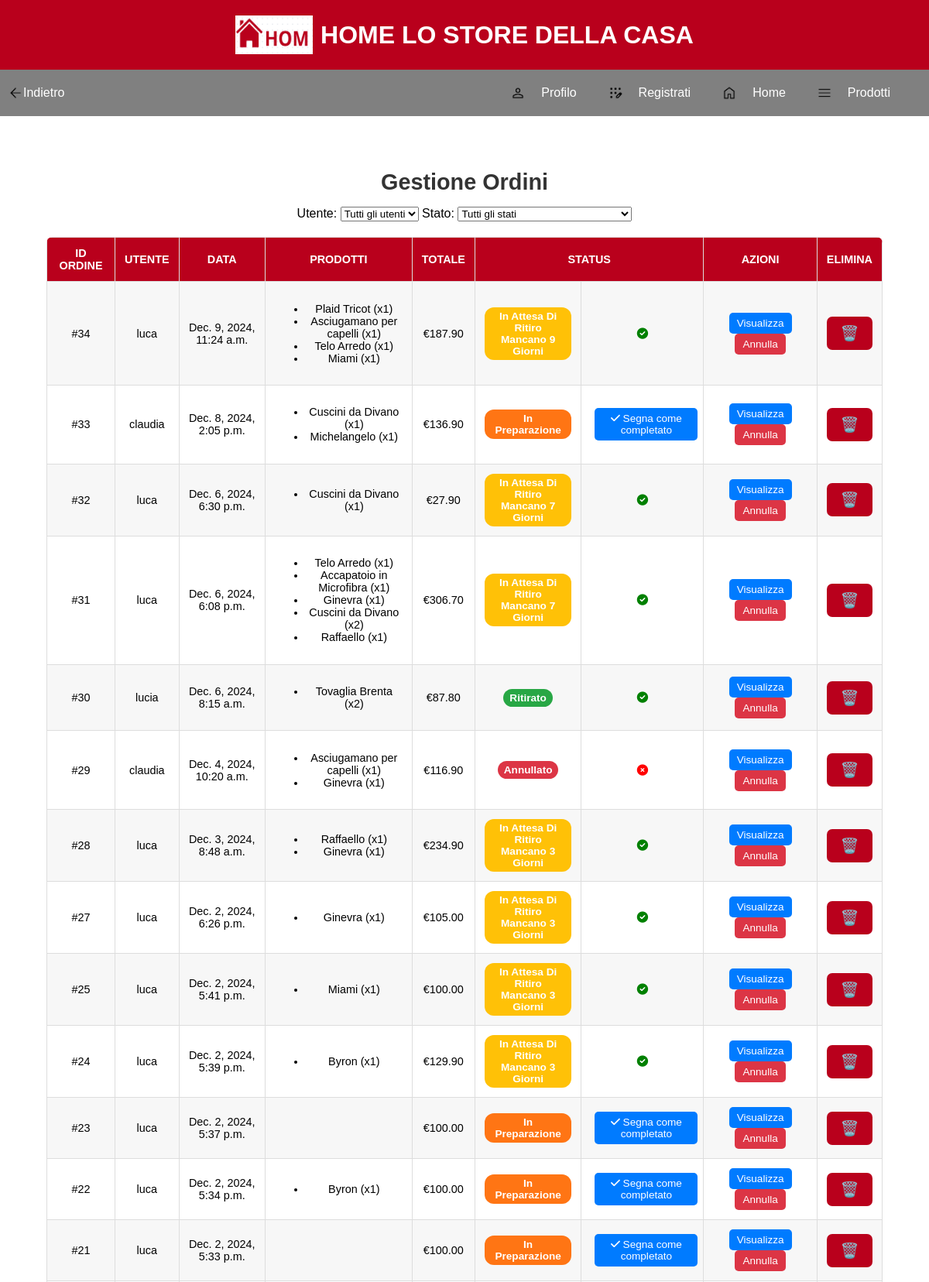
Screenshot of /orders/ (upper part) with the database file from the repository.
### homestore/models.py (models this page shows, shortened)
class Order(models.Model):
    STATUS_CHOICES = [
        ('pending', 'In attesa'),
        ('completed', 'Ritirato'),
        ('cancelled', 'Annullato')
    ]
    user = models.ForeignKey(User, on_delete=models.CASCADE)
    created_at = models.DateTimeField(auto_now_add=True)
    cart_items = models.ManyToManyField(CartItem)
    status = models.CharField(max_length=10, choices=STATUS_CHOICES, default='pending')
    total = models.DecimalField(max_digits=10, decimal_places=2, default=0.0)
    ready_for_pickup = models.BooleanField(default=False)
    def days_left_for_pickup(self):
        deadline = self.created_at + timedelta(days=10)
        remaining_days = (deadline - timezone.now()).days
        return max(remaining_days, 0)

class OrderItem(models.Model):
    order = models.ForeignKey(Order, related_name='items', on_delete=models.CASCADE)
    product = models.ForeignKey('Product', on_delete=models.CASCADE)
    quantity = models.PositiveIntegerField(default=1)
    color = models.CharField(max_length=7, blank=True, null=True)

class Product(models.Model):
    categoria = models.CharField(max_length=200)
    nome = models.CharField(max_length=200)
    descrizione = models.TextField()
    immagine = models.ImageField(upload_to='media/', blank=True, null=True)
    prezzo = models.DecimalField(max_digits=10, decimal_places=2)
    stock = models.PositiveIntegerField(default=0)
    available = models.BooleanField(default=True)
    created = models.DateTimeField(auto_now_add=True)
    updated = models.DateTimeField(auto_now=True)
    sold_count = models.PositiveIntegerField(default=0)
    colori = models.ManyToManyField(Color, blank=True)

### homestore/views.py (the view)
# urls.py: path('orders/', manage_orders, name='manage_orders'),
def manage_orders(request):
    selected_user = request.GET.get('user', '')
    selected_status = request.GET.get('status', None)
    users = User.objects.all()
    orders = Order.objects.all().order_by('-created_at')
    if selected_user:
        orders = orders.filter(user_id=selected_user)
    if selected_status:
        orders = orders.filter(status=selected_status)
    context = {
        'orders': orders,
        'users': users,
        'selected_user': selected_user,
        'selected_status': selected_status,
        'show_back_button': True,
        'back_url': '/dashboard/',
    }
    return render(request, 'homestore/manage_orders.html', context)

### homestore/templates/homestore/manage_orders.html (shortened to what this page needs)
{% extends 'homestore/nav.html' %}
{% load static %}
{% block content %}
{% include 'homestore/popUp.html' %}
<div class="orders-admin-container">
  <h1>Gestione Ordini</h1>
  <div class="filters-container">
    <form method="get" class="filters">
        <label for="user">Utente:</label>
        <select name="user" id="user" onchange="this.form.submit()">
            <option value="">Tutti gli utenti</option>
        </select>
        <label for="status">Stato:</label>
        <select name="status" id="status" onchange="this.form.submit()">
            <option value="">Tutti gli stati</option>
        </select>
    </form>
</div>
  {% if orders %}
    <table class="orders-admin-table">
      <thead>
        <tr>
          <th>ID Ordine</th>
          <th>Utente</th>
          <th>Data</th>
          <th>Prodotti</th>
          <th>Totale</th>
          <th colspan="2">Status</th>
          <th>Azioni</th>
          <th>Elimina</th>
        </tr>
      </thead>
      <tbody>
        {% for order in orders %}
          <tr>
            <td>#{{ order.id }}</td>
            <td>{{ order.user.username }}</td>
            <td>{{ order.created_at }}</td>
            <td>
              <ul>
                {% for item in order.items.all %}
                  <li>{{ item.product.nome }} (x{{ item.quantity }})</li>
                {% endfor %}
              </ul>
            </td>
            <td>€{{ order.total }}</td>
            <td id="status-cell-{{ order.id }}">
              <span class="status-indicator
              {% if order.status == 'pending' and not order.ready_for_pickup %}preparing{% endif %}
              {% if order.status == 'pending' and order.ready_for_pickup %}ready{% endif %}
              {% if order.status == 'completed' %}completed{% endif %}
              {% if order.status == 'cancelled' %}cancelled{% endif %}
              ">
                {% if order.status == 'pending' %}
                    {% if not order.ready_for_pickup %}
                        <strong style="color: white;">In preparazione</strong>
                    {% else %}
                        <strong>In attesa di ritiro</strong>
                        {% with order.days_left_for_pickup as days_left %}
                            <br>Mancano {{ days_left }} giorni
                        {% endwith %}
                    {% endif %}
              {% elif order.status == 'completed' %}
                  <strong style="color: white;">Ritirato</strong>
              {% elif order.status == 'cancelled' %}
                  <strong style="color: white;">Annullato</strong>
              {% endif %}
              </span>
          </td>
          <td>
            {%if order.status == 'cancelled' %}
                    <i class="fas fa-times-circle" style="color: red;"></i>
            {% elif not order.ready_for_pickup %}
                  <button class="btn-action mark-ready-btn" data-order-id="{{ order.id }}">
                      <i class="fas fa-check"></i> Segna come completato
                  </button>
                  {% else %}
                    <i class="fas fa-check-circle" style="color: green;"></i>
              {% endif %}
          </td>
            <td>
              <a href="{% url 'order_details_admin' order.id %}" class="btn-action">Visualizza</a>
              <a href="{% url 'cancel_order' order.id %}" class="btn-action btn-cancel">Annulla</a>
            </td>
            <td>
                <button type="button" class="btn-delete" onclick="showPopup({
                    title: 'Conferma Eliminazione',
                    message: 'Sei sicuro di voler eliminare questo ordine?',
                    confirmText: 'Elimina',
                    cancelText: 'Annulla',
                    onConfirm: () => {
                        window.location.href = '{% url 'delete_order' order.id %}';  // Invia la richiesta per eliminare l'ordine
                    },
                    onCancel: () => {}  // Nessuna azione se l'utente annulla
                })">🗑️</button>
            </td>
          </tr>
        {% endfor %}
      </tbody>
    </table>
  {% else %}
    <p class="no-orders-message">Non ci sono ordini disponibili.</p>
  {% endif %}
</div>
{% endblock %}

### homestore/static/css/style.css (style rules this page uses)
button { background-color: #b9001c; color: #ffffff; border: none; padding: 10px; border-radius: 7px; cursor: pointer; font-size: 16px; width: 100%; margin-top: 10px; }

### homestore/templates/homestore/nav.html (style rules this page uses)
body { font-family: Arial, sans-serif; margin: 0; padding: 0; overflow-x: hidden; }
button { margin-top: 0px; }

### homestore/templates/homestore/popUp.html (style rules this page uses)
.btn-cancel { background: #dc3545; color: white; }

### homestore/templates/homestore/manage_orders.html (style rules this page uses)
.orders-admin-container { margin: 30px auto; padding: 20px; max-width: 90%; border-radius: 10px; text-align: center; }
.orders-admin-container h1 { font-size: 1.8rem; color: #333; margin-bottom: 15px; }
.orders-admin-table { width: 100%; border-collapse: collapse; margin-top: 20px; background: #ffffff; border-radius: 8px; overflow: hidden; }
.orders-admin-table th, .orders-admin-table td { padding: 12px; text-align: center; font-size: 0.9rem; border: 1px solid #ddd; }
.orders-admin-table th { background-color: #b9001c; color: #ffffff; text-transform: uppercase; }
.orders-admin-table tr:nth-child(odd) { background-color: #f7f7f7; }
.status-indicator { display: inline-block; padding: 4px 8px; border-radius: 12px; font-size: 0.85rem; font-weight: bold; text-transform: capitalize; color: #ffffff; }
.status-indicator.preparing { background-color: #ff7514; }
.status-indicator.ready { background-color: #ffc107; }
.status-indicator.completed { background-color: #28a745; }
.status-indicator.cancelled { background-color: #dc3545; }
.btn-action { display: inline-block; padding: 6px 10px; color: #ffffff; background-color: #007bff; border-radius: 5px; text-decoration: none; font-size: 0.85rem; margin: 0 5px; transition: background-color 0.3s ease; }
.btn-cancel { background-color: #dc3545; }
.btn-delete { color: #dc3545; font-size: 1.2rem; text-decoration: none; }

### rows the page displays
Order: id "34", user.username "luca", created_at "Dec. 9, 2024, 11:24 a.m.", total "187.90", days_left_for_pickup "9", ready_for_pickup True (drawn)
OrderItem: product.nome "Plaid Tricot", quantity "1"
OrderItem: product.nome "Asciugamano per capelli", quantity "1"
OrderItem: product.nome "Telo Arredo", quantity "1"
OrderItem: product.nome "Miami", quantity "1"
Order: id "33", user.username "claudia", created_at "Dec. 8, 2024, 2:05 p.m.", total "136.90", status "In Preparazione"
OrderItem: product.nome "Cuscini da Divano", quantity "1"
OrderItem: product.nome "Michelangelo", quantity "1"
Order: id "32", user.username "luca", created_at "Dec. 6, 2024, 6:30 p.m.", total "27.90", days_left_for_pickup "7", ready_for_pickup True (drawn)
OrderItem: product.nome "Cuscini da Divano", quantity "1"
Order: id "31", user.username "luca", created_at "Dec. 6, 2024, 6:08 p.m.", total "306.70", days_left_for_pickup "7", ready_for_pickup True (drawn)
OrderItem: product.nome "Telo Arredo", quantity "1"
OrderItem: product.nome "Accapatoio in Microfibra", quantity "1"
OrderItem: product.nome "Ginevra", quantity "1"
OrderItem: product.nome "Cuscini da Divano", quantity "2"
OrderItem: product.nome "Raffaello", quantity "1"
Order: id "30", user.username "lucia", created_at "Dec. 6, 2024, 8:15 a.m.", total "87.80", status "Ritirato", ready_for_pickup True (drawn)
OrderItem: product.nome "Tovaglia Brenta", quantity "2"
Order: id "29", user.username "claudia", created_at "Dec. 4, 2024, 10:20 a.m.", total "116.90", status "Annullato"
OrderItem: product.nome "Asciugamano per capelli", quantity "1"
OrderItem: product.nome "Ginevra", quantity "1"
Order: id "28", user.username "luca", created_at "Dec. 3, 2024, 8:48 a.m.", total "234.90", days_left_for_pickup "3", ready_for_pickup True (drawn)
OrderItem: product.nome "Raffaello", quantity "1"
OrderItem: product.nome "Ginevra", quantity "1"
Order: id "27", user.username "luca", created_at "Dec. 2, 2024, 6:26 p.m.", total "105.00", days_left_for_pickup "3", ready_for_pickup True (drawn)
OrderItem: product.nome "Ginevra", quantity "1"
Order: id "25", user.username "luca", created_at "Dec. 2, 2024, 5:41 p.m.", total "100.00", days_left_for_pickup "3", ready_for_pickup True (drawn)
OrderItem: product.nome "Miami", quantity "1"
Order: id "24", user.username "luca", created_at "Dec. 2, 2024, 5:39 p.m.", total "129.90", days_left_for_pickup "3", ready_for_pickup True (drawn)
OrderItem: product.nome "Byron", quantity "1"
Order: id "23", user.username "luca", created_at "Dec. 2, 2024, 5:37 p.m.", total "100.00", status "In Preparazione"
Order: id "22", user.username "luca", created_at "Dec. 2, 2024, 5:34 p.m.", total "100.00", status "In Preparazione"
OrderItem: product.nome "Byron", quantity "1"
Order: id "21", user.username "luca", created_at "Dec. 2, 2024, 5:33 p.m.", total "100.00", status "In Preparazione"
